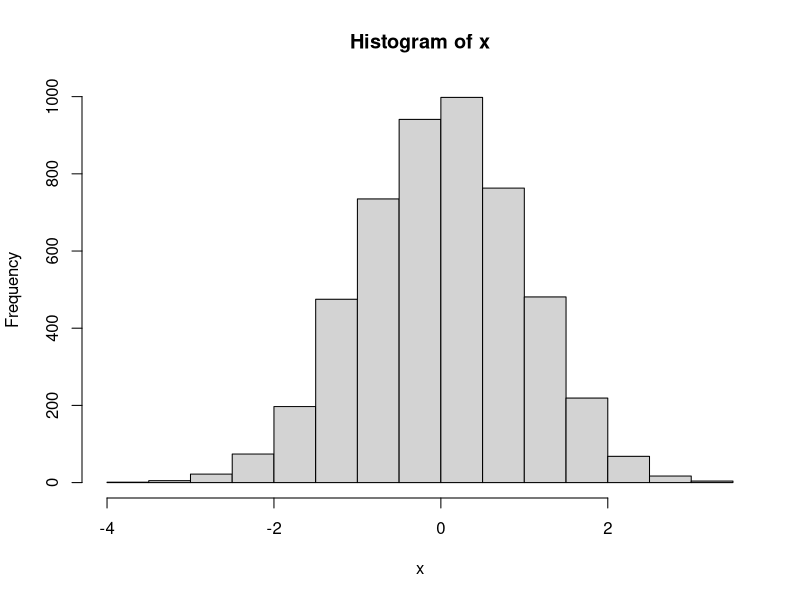
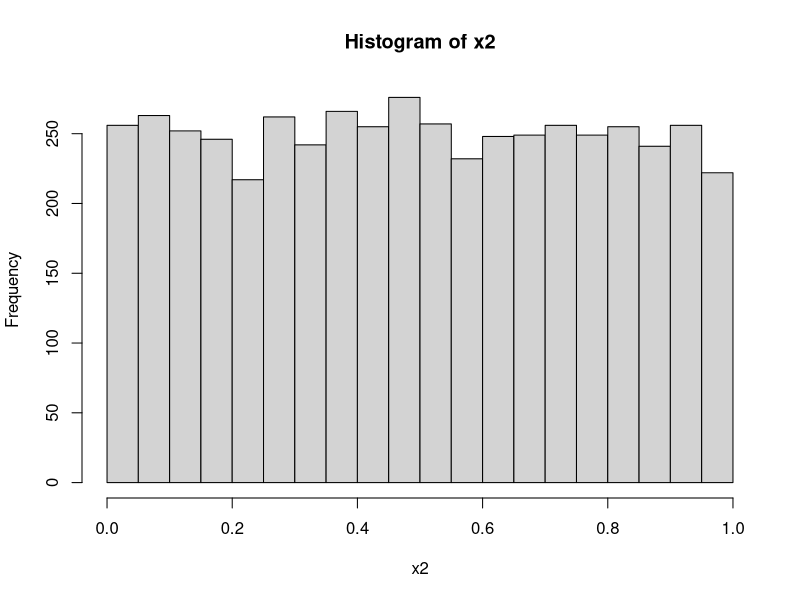
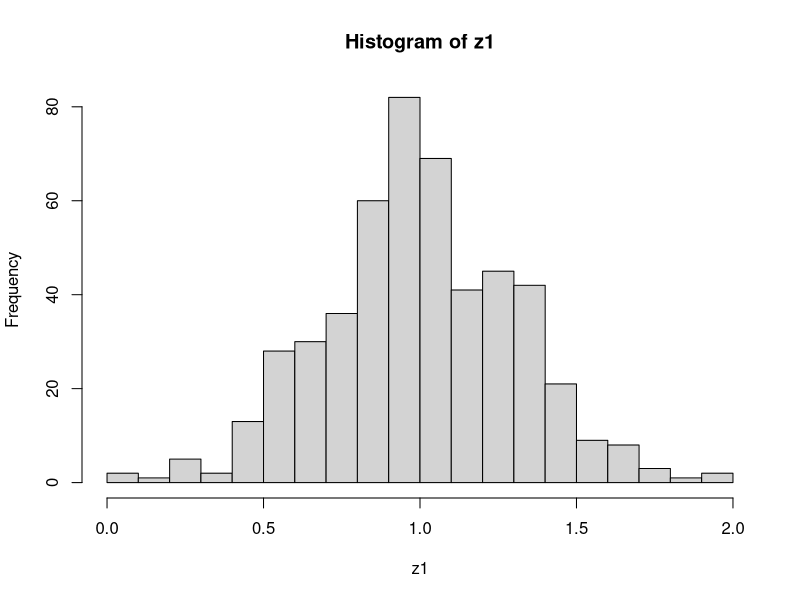
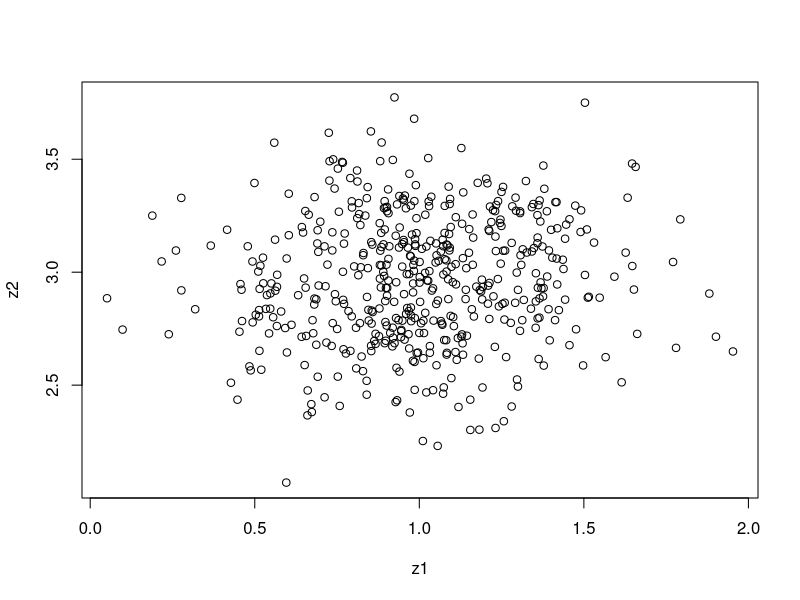
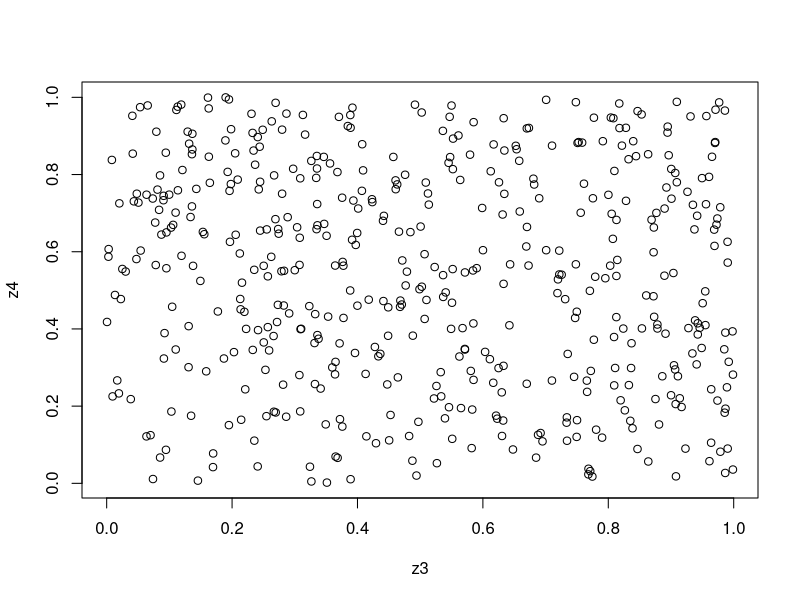
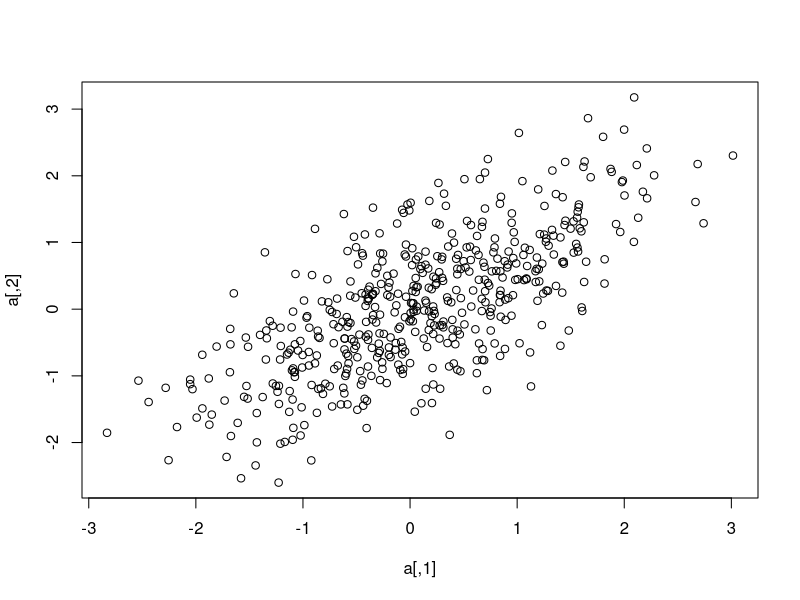
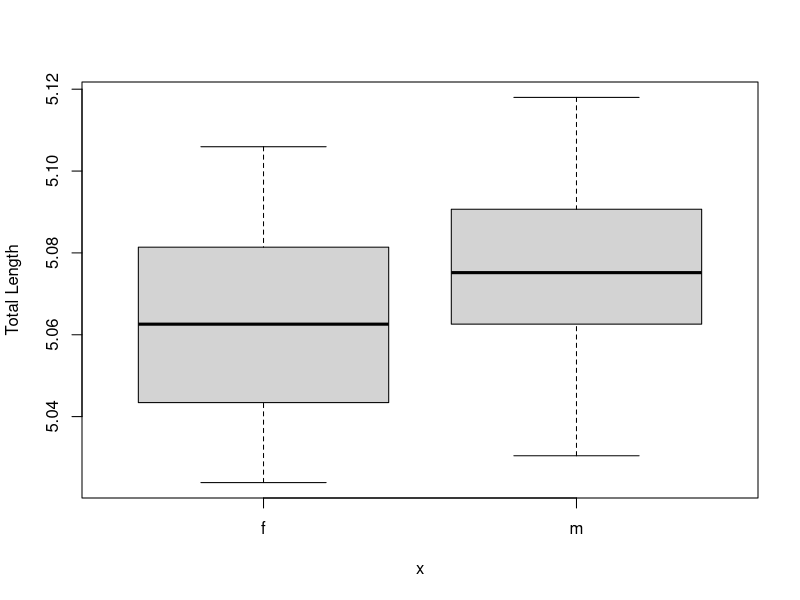
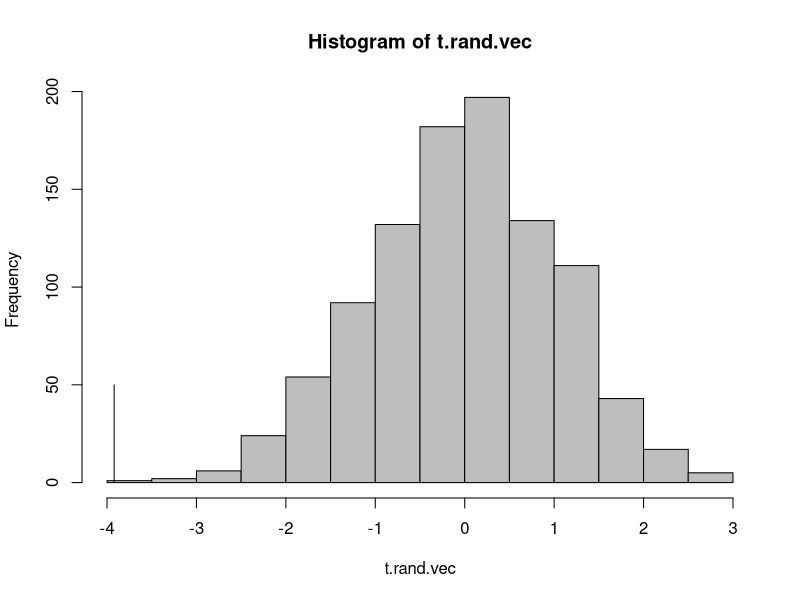

These charts were generated, in order, by the following R code:
## ---- chunk 1
x <- rnorm(5000)
hist(x,20,freq=T)
x2<-runif(5000)
hist(x2,20,freq=T)

z1<-rnorm(500, mean = 1, sd = 0.3)
hist(z1,20,freq=T)

z2<-rnorm(500, mean = 3, sd = 0.3)
plot(z1,z2)

z3<-runif(500, 0, 1)
z4<-runif(500, 0,1)
plot(z3,z4)

##Setting the 'seed' for random number generation
	#IMPORTANT for checking simulations prior to full run
set.seed(2)  #sets the seed
rnorm(10)
set.seed(2)  #sets the seed
rnorm(10)
rnorm(10)		#note that the seed is not held indefinitely in memory)

## Simulate CORRELATED Data Using MVTNORM
	##basic idea: simulate rnorm vectors, & multiply by decomposition of a covariance matrix
		## covariance matrix specifies correlation structure
library(mvtnorm) 
corr.val<-0.7
a <- rmvnorm(n=500,mean=c(0,0),sigma=matrix(c(1,corr.val,corr.val,1),2,2)) 
cor(a)
plot(a)
## ---- chunk 2
x <- 1:10
#dim(x)<-c(10,1) #force dimensions to make column vector
x
sample(x)	# Randomize the order of locations
sample(x,replace=FALSE)	#more explicit
sample(x,(length(x)-2),replace=FALSE)	#sub-sample
## ---- chunk 3
x <- 1:10
y<-cbind(x,x,x)
y

sample(y,replace=FALSE)    #We did not tell it to preserve rows!!
  #THIS IS NOT CORRECT. It shuffles all values

y[sample(nrow(y)),]   	   # ROWS Preserved (needed for resampling multivariate data)
## ---- chunk 4
bumpus<-read.csv("Data/bumpus.csv",header=T)
bumpus.data<-log(bumpus[,(5:13)]) # set of log-linear measurements
sex<-as.factor(bumpus[,2])
TL<-bumpus.data$TL

#Observed data
t.test(formula=bumpus.data$TL~sex)	
plot(sex,bumpus.data$TL,ylab="Total Length")
t.obs<-t.test(formula=bumpus.data$TL~sex)$statistic[[1]]  #grab t-statistic from frame	
t.obs

#Randomization Test
permute<-999
P.1tailed<-P.2tailed<-1
t.rand.vec<-array(NA,(permute+1))
t.rand.vec[permute+1]<-t.obs
for(i in 1:permute){
  ###Shuffle Data
	y.rand<-sample(bumpus.data$TL)  #NOTE: notation works ONLY for single variable 
  ###Run analysis on random data
	t.rand.vec[i]<-t.test(formula=y.rand~sex)$statistic[[1]]
}  #end permute

##Significance assessment
P.1tailed<-length(which(t.rand.vec<=t.rand.vec[permute+1])) / (permute+1)  #because observed is negative
P.2tailed<-length(which(abs(t.rand.vec)>=abs(t.rand.vec[permute+1]))) / (permute+1)  
P.1tailed
P.2tailed
####Plot
hist(t.rand.vec,20,freq=T,col="gray")
segments(t.obs, 0, t.obs, 50)  ##Plot Observed value
## ---- chunk 5
x <- 1:10
sample(x,replace=TRUE)

#Observed mean and CI
mean.TL<-mean(TL)	
mean.TL
int<-1.96*sqrt(var(TL)/length(TL))
CIlow<-mean.TL-int
CIhi<-mean.TL+int
CIlow
CIhi
#Bootstrap data
boot.mean<-numeric(1000)
for (i in 1:1000){
  boot.mean[i]<-mean(sample(TL,replace=T))
}

### PERCENTILE BOOTSTRAP CI
quantile(boot.mean,c(0.025,0.975))

###Standard Boostrap CI
int.boot<-1.96*sd(boot.mean)
CIlow.boot<-mean.TL-int.boot
CIhi.boot<-mean.TL+int.boot
CIlow.boot
CIhi.boot

#Using the packag boot
library(boot)
mymean<-function(TL,i)mean(TL[i])
myboot<-boot(TL,mymean,R=1000)
myboot

quantile(myboot$t,c(0.025,0.975))
#Various Bootstrap CI
boot.ci(myboot)
